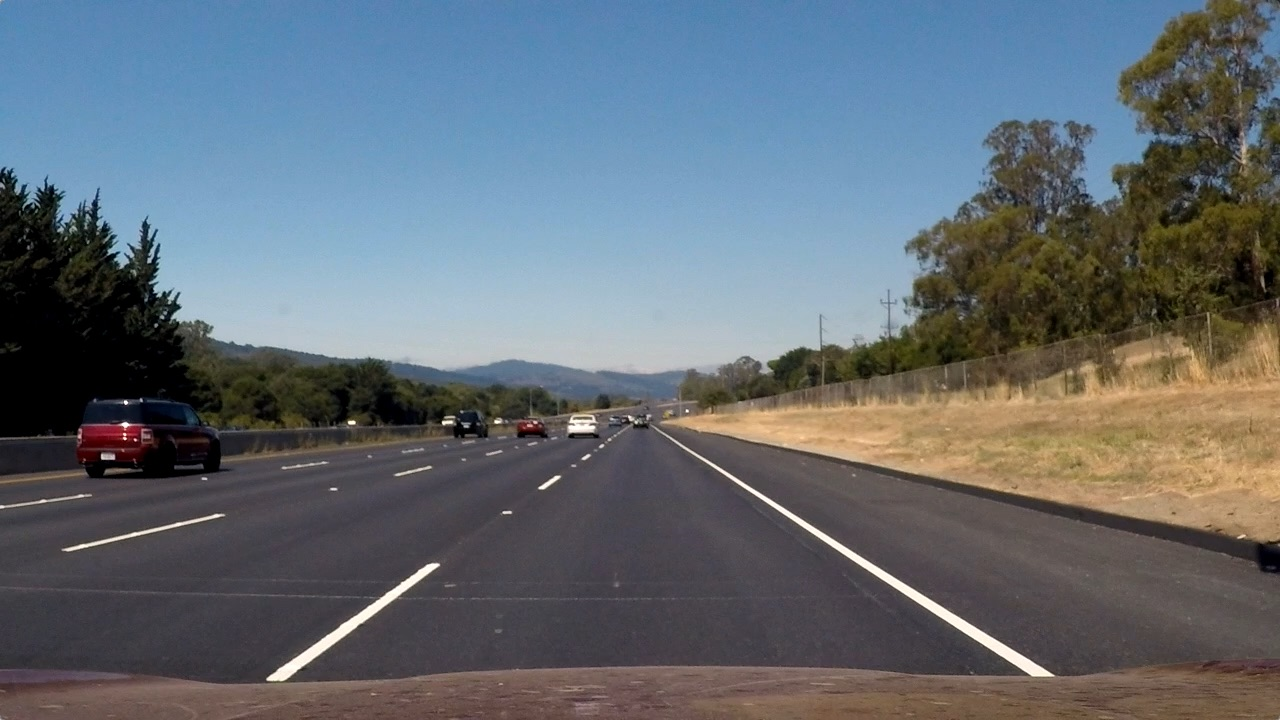
#> input picture Self-Driving Car Engineer Nanodegree/AdvancedLaneLines-P4/test_images/straight_lines2.jpg, 1280 x 720 px, found by its file name
$ python perspective_transformer.py   (older library calls are emulated)
#> lines starting #> are read from the running program, lines starting #| are printed output that depends on the picture
### Self-Driving Car Engineer Nanodegree/VehicleDetectionTracking-P5/source_code/utils/plot_utils.py

import matplotlib.pyplot as plt


def plot_side_by_side_images(images_left, images_right, title_left, title_right, save_as_fn):
    """
    plot given set of images side by side to show before and after pictures
    """
    plt.rcParams.update({'font.size': 8})
    plt.figure(figsize=(10, 5))

    num_rows = len(images_left)

    image_num = 1
    for i in range(num_rows):

        plt.subplot(num_rows, 2, image_num)
        plt.imshow(images_left[i])
        plt.axis('on')
        if i == 0: plt.title(title_left)
        image_num += 1

        plt.subplot(num_rows, 2, image_num)
        plt.imshow(images_right[i])
        # plt.imshow(images_right[i], cmap="gray")
        plt.axis('on')
        if i == 0:  plt.title(title_right)
        image_num += 1

    plt.savefig(save_as_fn, bbox_inches='tight')


### Self-Driving Car Engineer Nanodegree/VehicleDetectionTracking-P5/source_code/perspective_transformer.py
from scipy.misc import imresize, imread

import cv2
import numpy as np
from utils.plot_utils import *

# we can guess these cooridnates from ticks mark in img plots.
OFFSET = 250

PERSPECTIVE_SRC = np.float32([
                    (132, 703),
                    (540, 466),
                    (740, 466),
                    (1147, 703)])

PERSPECTIVE_DST = np.float32([
                    (PERSPECTIVE_SRC[0][0] + OFFSET, 720),
                    (PERSPECTIVE_SRC[0][0] + OFFSET, 0),
                    (PERSPECTIVE_SRC[-1][0] - OFFSET, 0),
                    (PERSPECTIVE_SRC[-1][0] - OFFSET, 720)])

class PerspectiveTransformer:
    def __init__(self):
        """
        Transform the perspective of an image
        """
        self.M = cv2.getPerspectiveTransform(PERSPECTIVE_SRC, PERSPECTIVE_DST)
        self.M_inv = cv2.getPerspectiveTransform(PERSPECTIVE_DST, PERSPECTIVE_SRC)

    def transform(self, img):
        return cv2.warpPerspective(img, self.M, (img.shape[1], img.shape[0]), flags=cv2.INTER_LINEAR)

    def inverse_transform(self, img):
        return cv2.warpPerspective(img, self.M_inv, (img.shape[1], img.shape[0]), flags=cv2.INTER_LINEAR)

# quick unittest
if __name__ == '__main__':

    perspective_transformer = PerspectiveTransformer()

    images_left = []
    images_right = []

    test_images = ["../test_images/straight_lines2.jpg", "../test_images/test5.jpg"]

    for image in test_images:
        image = imread(image)
#> image is the input picture: shape (720, 1280, 3); mean R, G, B 99.4, 107.7, 115.1

        a = tuple(PERSPECTIVE_SRC[0])
        b = tuple(PERSPECTIVE_SRC[1])
        c = tuple(PERSPECTIVE_SRC[2])
        d = tuple(PERSPECTIVE_SRC[3])

        # draw lines
        color=[0, 255, 255]
        thickness=3
        cv2.line(image, a, b, color, thickness)
        cv2.line(image, b, c, color, thickness)
        cv2.line(image, c, d, color, thickness)
        cv2.line(image, d, a, color, thickness)
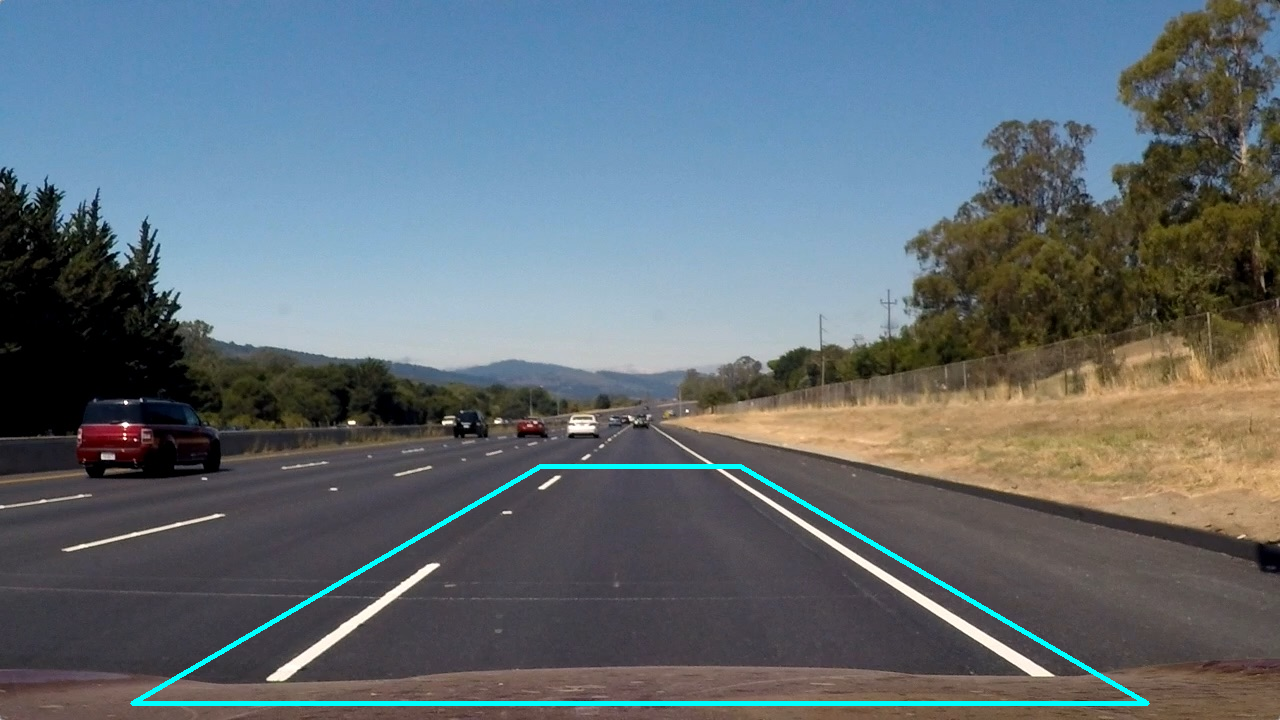
#> image: shape (720, 1280, 3); mean R, G, B 98.2, 109.7, 117.2

        transformed = perspective_transformer.transform(image)
#> in transform, `return cv2.warpPerspective(img, self.M, (img.shape[1], img.shape[0]), ..`:
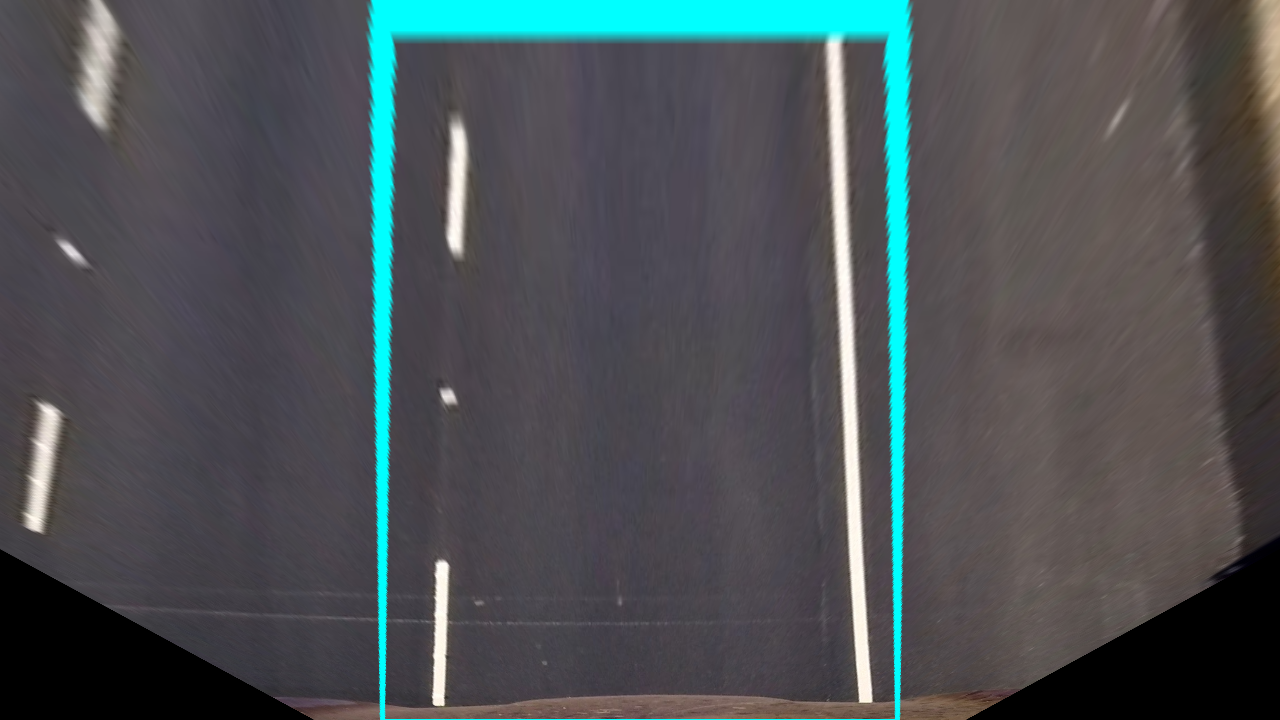
#> returned value: shape (720, 1280, 3); mean of channels 0, 1, 2 75.4, 81.5, 84.7; drawn as R, G, B
        images_left.append(image)
        images_right.append(transformed)
#> pass 2 of the loop `for image in test_images:`:
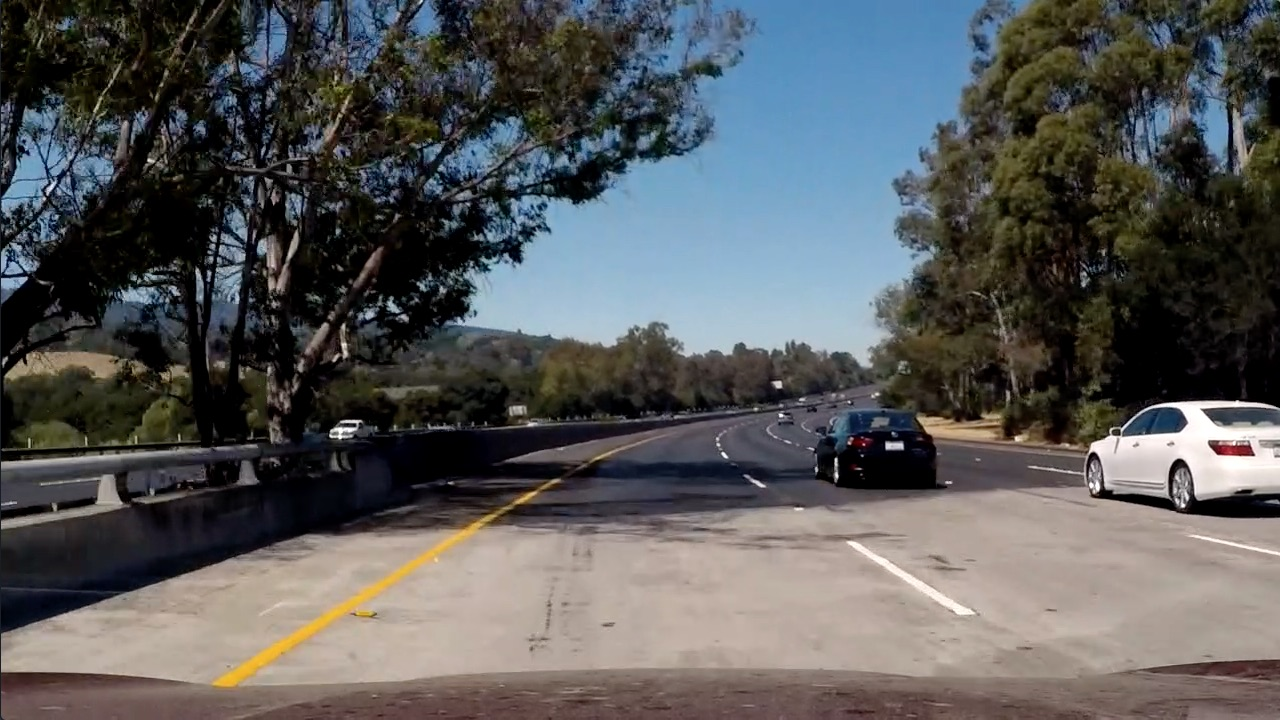
#> input picture Self-Driving Car Engineer Nanodegree/VehicleDetectionTracking-P5/test_images/test5.jpg, 1280 x 720 px
#> image is the input picture: shape (720, 1280, 3); mean R, G, B 88.5, 89.3, 89.8
#> `cv2.line(image, d, a, color, thickness)`:
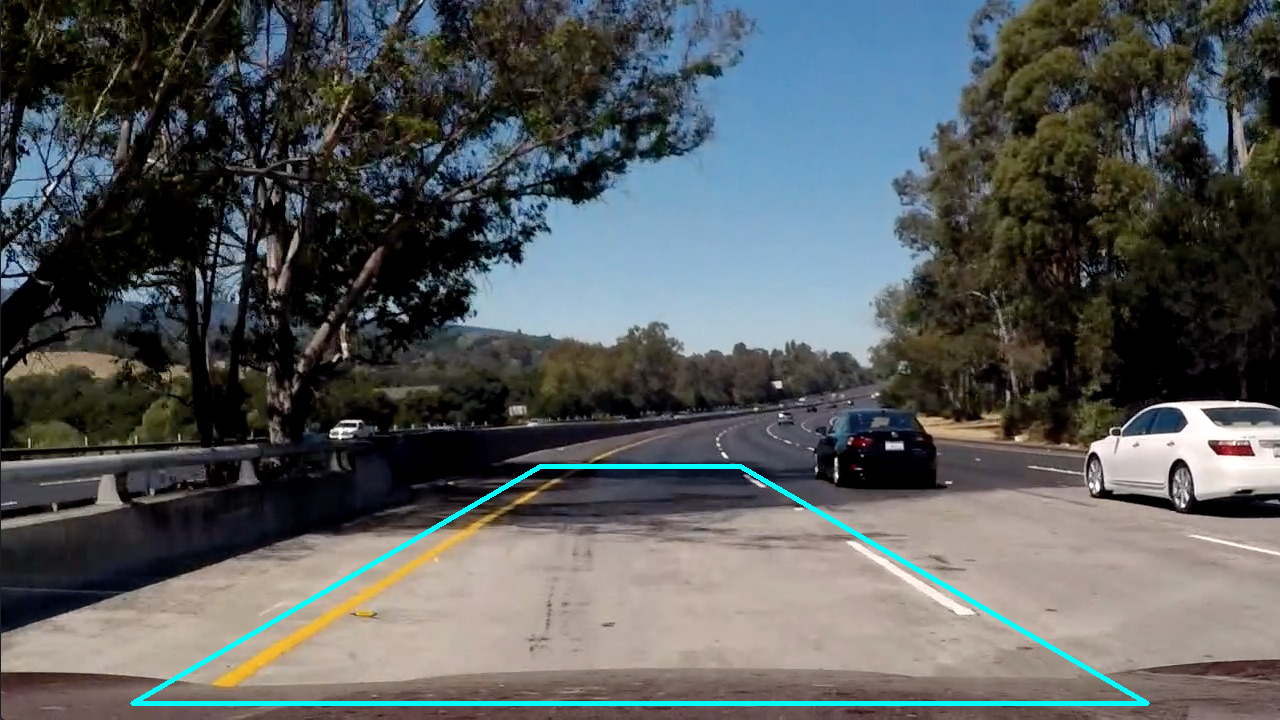
#> image: shape (720, 1280, 3); mean R, G, B 87.1, 91.1, 91.6
#> in transform (call 2), `return cv2.warpPerspective(img, self.M, (img.shape[1], img.shape[0]), ..`:
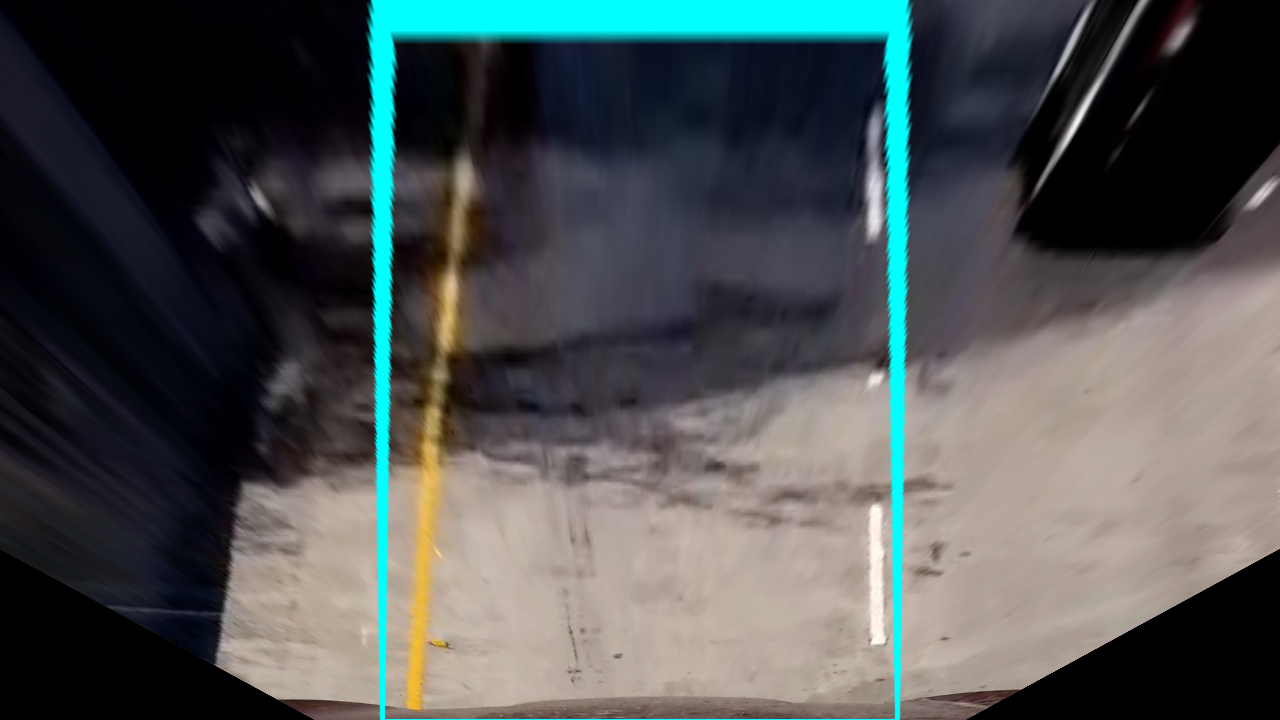
#> returned value: shape (720, 1280, 3); mean of channels 0, 1, 2 76.6, 82, 82.4; drawn as R, G, B

    plot_side_by_side_images(images_left, images_right, 'Original', 'Perspective Transformed', '../output_images/perspective_transformed.png')
#> in plot_side_by_side_images, `num_rows = len(images_left)`: num_rows = 2
#> after the loop in plot_side_by_side_images, `for i in range(num_rows):`: image_num = 5
#> in plot_side_by_side_images, `plt.savefig(save_as_fn, bbox_inches='tight')`:
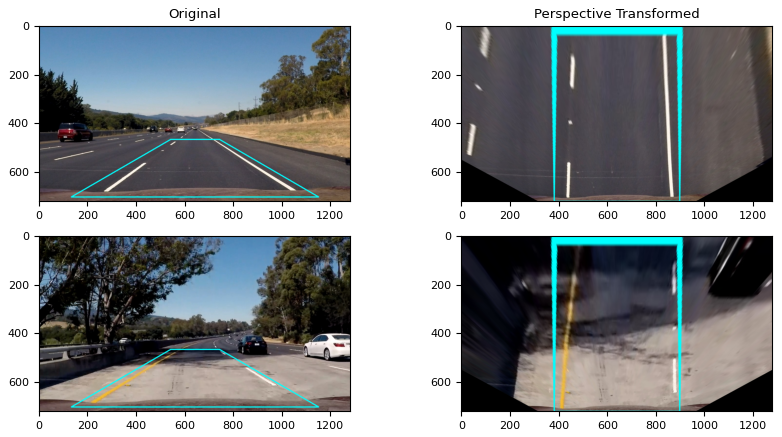
#> figure drawn by matplotlib, 4 panels

    print('Done')
